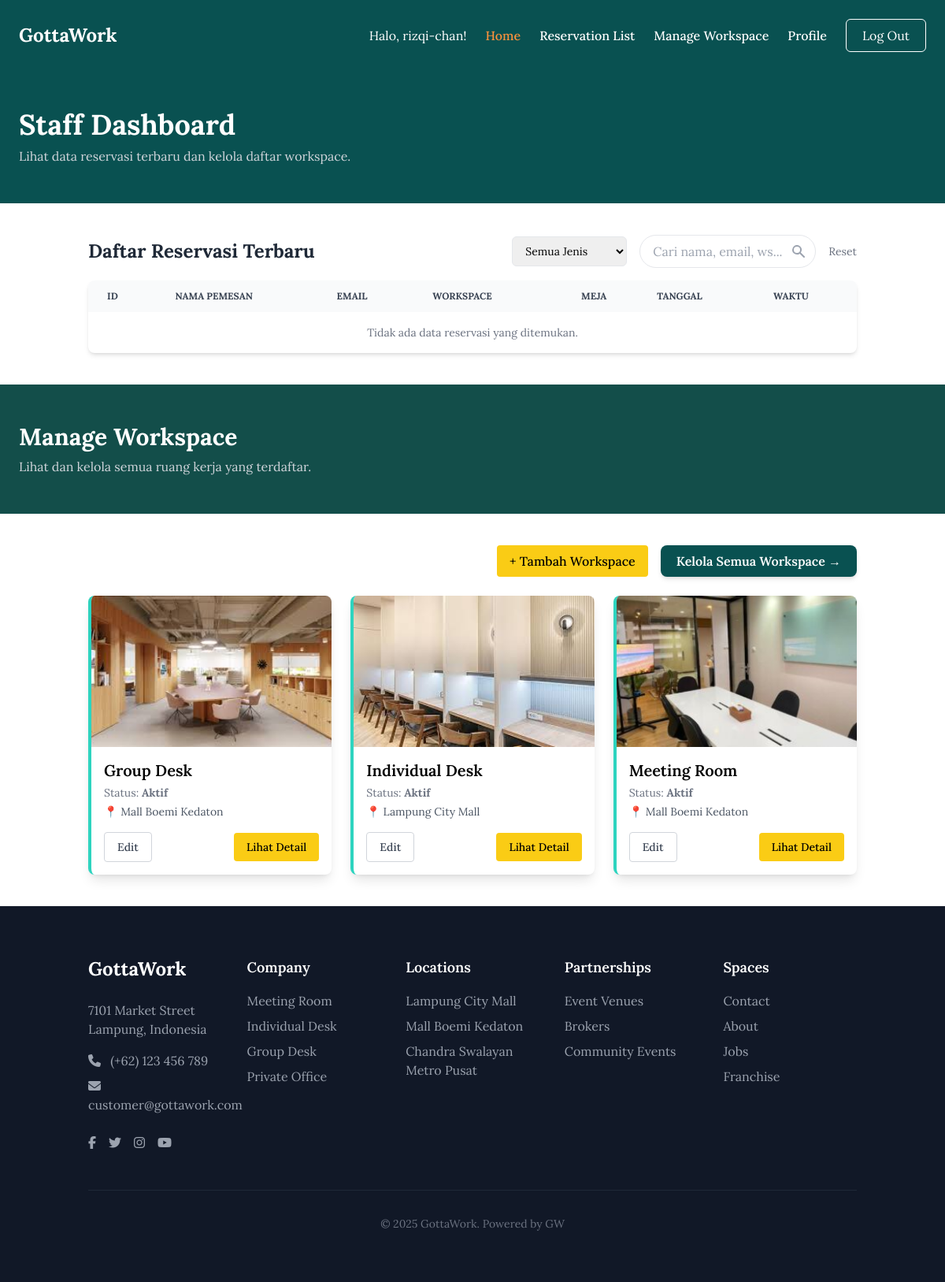
The page /staff/staff_homepage.php (signed in) on the database its author committed.
### tables this page shows
CREATE TABLE `workspaces` (
  `id` int NOT NULL,
  `name` varchar(100) DEFAULT NULL,
  `description` text,
  `location` varchar(100) DEFAULT NULL,
  `tipe` varchar(50) DEFAULT NULL,
  `kapasitas` int DEFAULT NULL,
  `fasilitas` json DEFAULT NULL,
  `price` int DEFAULT NULL,
  `duration_unit` varchar(10) DEFAULT NULL,
  `image_path` varchar(255) DEFAULT NULL,
  `status` varchar(20) NOT NULL DEFAULT 'Aktif'
);

### staff/staff_homepage.php (the view, shortened to what this page needs)
<?php
require_once '../db.php';
$search_query = $_GET['search'] ?? '';
$sql = "SELECT * FROM bookings";
$params = [];
$sql .= " ORDER BY created_at DESC";
try {
    $stmt = $conn->prepare($sql);
    $stmt->execute($params);
    $bookings = $stmt->fetchAll(PDO::FETCH_ASSOC);
} catch (PDOException $e) {
    $bookings = [];
    $error_message = "Gagal memuat data booking: " . $e->getMessage();
}
try {
    $workspace_sql = "SELECT * FROM workspaces ORDER BY FIELD(status, 'Aktif', 'Maintenance', 'Tidak Aktif'), id DESC";
    $workspace_stmt = $conn->prepare($workspace_sql);
    $workspace_stmt->execute();
    $workspaces = $workspace_stmt->fetchAll(PDO::FETCH_ASSOC);
} catch (PDOException $e) {
    $workspaces = [];
    $workspace_types = [];
    $workspace_error = "Gagal memuat data workspace: " . $e->getMessage();
}
?>
<!DOCTYPE html>
<html lang="id">
<head>
    <script src="https://cdn.tailwindcss.com"></script>
</head>
<body class="bg-gray-100 flex flex-col min-h-screen">
    <div class="flex-grow">
        <?php
            require_once '../includes/header_staff.php';
        ?>
        <div class="bg-custom-gray text-white">
          <section class="px-6 py-12 max-w-7xl mx-auto">
            <h1 class="text-4xl font-bold">Staff Dashboard</h1>
            <p class="text-gray-300 mt-2">Lihat data reservasi terbaru dan kelola daftar workspace.</p>
          </section>
        </div>
        <div class="bg-white py-10">
            <main class="container mx-auto px-6">
                <div class="flex flex-wrap justify-between items-center gap-4 mb-4">
                    <h2 class="text-2xl font-bold text-gray-800">Daftar Reservasi Terbaru</h2>
                    <form method="GET" action="" class="flex flex-wrap items-center gap-4">
                        <div>
                            <select name="filter_type" onchange="this.form.submit()" class="border rounded-md py-2 px-3 focus:outline-none focus:ring-2 focus:ring-teal-500 text-sm">
                                <option value="">Semua Jenis</option>
                            </select>
                        </div>
                        <div class="relative">
                            <input type="text" name="search" placeholder="Cari nama, email, ws..."
                                   class="border rounded-full py-2 px-4 w-56 focus:outline-none focus:ring-2 focus:ring-teal-500"
                                   value="<?= htmlspecialchars($search_query) ?>">
                            <button type="submit" class="absolute right-3 top-1/2 -translate-y-1/2 text-gray-400 hover:text-teal-600">
                                <svg xmlns="http://www.w3.org/2000/svg" class="h-5 w-5" viewBox="0 0 20 20" fill="currentColor">
                                    <path fill-rule="evenodd" d="M8 4a4 4 0 100 8 4 4 0 000-8zM2 8a6 6 0 1110.89 3.476l4.817 4.817a1 1 0 01-1.414 1.414l-4.816-4.816A6 6 0 012 8z" clip-rule="evenodd" />
                                </svg>
                            </button>
                        </div>
                        <a href="staff_homepage.php" class="text-sm text-gray-500 hover:text-black">Reset</a>
                    </form>
                </div>
                <div class="overflow-x-auto shadow-md sm:rounded-lg">
                    <table class="w-full text-sm text-left text-gray-600">
                        <thead class="text-xs text-gray-700 uppercase bg-gray-50">
                            <tr>
                                <th scope="col" class="px-6 py-3">ID</th>
                                <th scope="col" class="px-6 py-3">Nama Pemesan</th>
                                <th scope="col" class="px-6 py-3">Email</th>
                                <th scope="col" class="px-6 py-3">Workspace</th>
                                <th scope="col" class="px-6 py-3 text-center">Meja</th>
                                <th scope="col" class="px-6 py-3">Tanggal</th>
                                <th scope="col" class="px-6 py-3">Waktu</th>
                            </tr>
                        </thead>
                        <tbody>
                            <?php if (!empty($bookings)): ?>
                                <?php foreach ($bookings as $row): ?>
                                    <tr class="bg-white border-b hover:bg-gray-50">
                                        <td class="px-6 py-4 font-medium text-gray-900"><?= htmlspecialchars($row['id']) ?></td>
                                        <td class="px-6 py-4"><?= htmlspecialchars($row['name']) ?></td>
                                        <td class="px-6 py-4"><?= htmlspecialchars($row['email']) ?></td>
                                        <td class="px-6 py-4">
                                            <div class="font-semibold"><?= htmlspecialchars($row['workspace_name'] ?? 'N/A') ?></div>
                                            <div class="text-xs text-gray-500"><?= htmlspecialchars($row['workspace_type'] ?? 'N/A') ?></div>
                                            <div class="text-xs text-gray-500">📍 <?= htmlspecialchars($row['location'] ?? 'N/A') ?></div>
                                        </td>
                                        <td class="px-6 py-4 text-center"><?= htmlspecialchars($row['desk_number']) ?></td>
                                        <td class="px-6 py-4"><?= date('d M Y', strtotime($row['start_date'])) ?></td>
                                        <td class="px-6 py-4"><?= date('H:i', strtotime($row['start_time'])) ?> - <?= date('H:i', strtotime($row['end_time'])) ?></td>
                                    </tr>
                                <?php endforeach; ?>
                            <?php else: ?>
                                <tr>
                                    <td colspan="7" class="px-6 py-4 text-center text-gray-500">
                                        Tidak ada data reservasi yang ditemukan.
                                    </td>
                                </tr>
                            <?php endif; ?>
                        </tbody>
                    </table>
                </div>
            </main>
        </div>
        <section>
            <div class="bg-teal-900 text-white">
                <div class="container mx-auto px-6 py-12 max-w-7xl">
                    <h2 class="text-3xl font-bold">Manage Workspace</h2>
                    <p class="text-gray-300 mt-2">Lihat dan kelola semua ruang kerja yang terdaftar.</p>
                </div>
            </div>
            <div class="bg-white py-10">
                <main class="container mx-auto px-6">
                     <div class="flex flex-wrap justify-end mb-6 gap-4">
                        <button onclick="openModal()" class="bg-yellow-400 text-black px-4 py-2 rounded font-medium hover:bg-yellow-500 transition">
                            + Tambah Workspace
                        </button>
                        <a href="mengaturworkspace.php" class="bg-custom-gray text-white px-5 py-2 rounded-lg font-semibold shadow-md hover:opacity-90 transition-opacity duration-300">
                            Kelola Semua Workspace →
                        </a>
                    </div>
                    <?php if (isset($workspace_error)): ?>
                        <p class="text-red-500 text-center"><?= htmlspecialchars($workspace_error); ?></p>
                    <?php elseif (empty($workspaces)): ?>
                        <p class="text-gray-500 text-center">Belum ada workspace yang ditambahkan.</p>
                    <?php else: ?>
                    <div class="grid grid-cols-1 md:grid-cols-2 lg:grid-cols-3 gap-6">
                        <?php foreach (array_slice($workspaces, 0, 3) as $ws): ?>
                            <?php
                                $status_class = '';
                                switch ($ws['status']) {
                                    case 'Aktif':
                                        $status_class = 'border-l-4 border-teal-400 shadow-lg';
                                        break;
                                }
                            ?>
                            <div class="rounded-lg overflow-hidden bg-white flex flex-col <?= $status_class ?>">
                                <img src="../<?= htmlspecialchars($ws['image_path']) ?>" alt="Gambar <?= htmlspecialchars($ws['name']) ?>" class="w-full h-48 object-cover">
                                <div class="p-4 flex flex-col flex-grow">
                                    <h3 class="text-xl font-semibold"><?= htmlspecialchars($ws['name']) ?></h3>
                                    <p class="text-sm text-gray-500 mt-1">Status: <span class="font-bold"><?= htmlspecialchars($ws['status']) ?></span></p>
                                    <p class="text-gray-600 text-sm mt-1">📍 <?= htmlspecialchars($ws['location']) ?></p>
                                    <div class="mt-auto pt-4 flex justify-between items-center">
                                        <button onclick='openModal(<?= json_encode($ws, JSON_HEX_TAG | JSON_HEX_APOS | JSON_HEX_QUOT | JSON_HEX_AMP) ?>)' class="border border-gray-300 text-gray-700 px-4 py-2 rounded font-medium text-sm hover:bg-gray-100">Edit</button>
                                        <button onclick='openDetailModal(<?= json_encode($ws, JSON_HEX_TAG | JSON_HEX_APOS | JSON_HEX_QUOT | JSON_HEX_AMP) ?>)' class="bg-yellow-400 text-black px-4 py-2 rounded font-medium text-sm hover:bg-yellow-500">Lihat Detail</button>
                                    </div>
                                </div>
                            </div>
                        <?php endforeach; ?>
                    </div>
                    <?php endif; ?>
                </main>
            </div>
        </section>
    </div>
    <?php require_once '../includes/footer.php'; ?>
</body>
</html>

### staff/staff_homepage.php (style rules this page uses)
.bg-custom-gray { background-color: #095151; }
body { font-family: 'Lora', serif; }

### rows shown on the page
workspaces: image_path (picture), name "Group Desk", status "Aktif", location "Mall Boemi Kedaton"
workspaces: image_path (picture), name "Individual Desk", status "Aktif", location "Lampung City Mall"
workspaces: image_path (picture), name "Meeting Room", status "Aktif", location "Mall Boemi Kedaton"

### other values the page prints
$_SESSION['name'] "rizqi-chan"
